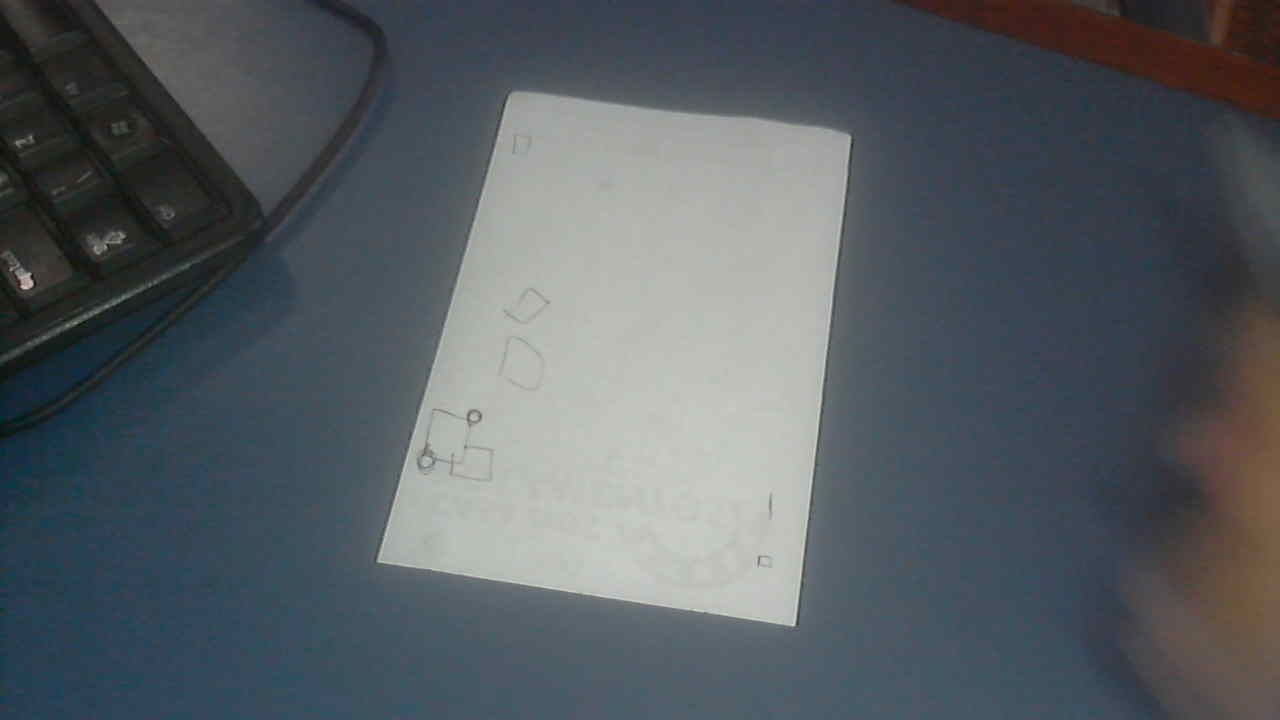
#> input picture captures/batches/batch_01/training/session_20261029_151126_089557/frame_00000374.jpg, 1280 x 720 px
$ python -i propose_semantic_masks.py   (imports and definitions only)
#> lines starting #> are read from the running program, lines starting #| are printed output that depends on the picture; after the words box and inside, x2 and y2 are one past the last pixel; in counts of white or black regions, pixels touching at a corner belong together
#> further down, picture is the input picture: shape (720, 1280, 3); mean B, G, R 98.4, 93.2, 86.7
#!/usr/bin/env python3
"""Create conservative, explicitly unverified semantic-mask proposals.

The default run selects a deterministic 20-frame pilot. Pass --all-selected
for every keep_productive frame. Outputs are unverified pseudo-labels, never
ground truth. Pixels that cannot be assigned conservatively are 255 (unknown),
not background; all-unknown frames remain in the manifest as non-contributory.
"""

from __future__ import annotations

import argparse
import csv
import hashlib
from collections import Counter
from pathlib import Path

import cv2
import numpy as np

ROOT = Path(__file__).resolve().parents[1]
DEFAULT_INPUT = ROOT / "captures/triage/classified_all_candidates.csv"
DEFAULT_OUTPUT = ROOT / "captures/triage/mask_proposals/pilot"
CLASSES = {0: "background", 1: "paper", 2: "hand", 3: "ink", 255: "unknown"}
TAG_COVERAGE = ("user_added_ink", "hand_on_paper", "printed_text", "occlusion", "blur_or_bad_quality")
PALETTE = {
    0: (25, 25, 25),
    1: (190, 190, 190),
    2: (40, 80, 230),
    3: (220, 100, 30),
    255: (200, 0, 210),
}


# [113 lines left out: functions read_rows, choose_pilot, _paper_polygon, not called in this run]


def _skin_masks(frame: np.ndarray) -> tuple[np.ndarray, np.ndarray, np.ndarray]:
    """Produce hand core, uncertain boundary, and broad skin-suppression mask."""
    ycrcb = cv2.cvtColor(frame, cv2.COLOR_BGR2YCrCb)
#> ycrcb: shape (720, 1280, 3); mean of channels 0, 1, 2 91.8, 124.3, 131.6
    y, cr, cb = cv2.split(ycrcb)
    hsv = cv2.cvtColor(frame, cv2.COLOR_BGR2HSV)
#> hsv: shape (720, 1280, 3); mean H, S, V 80.4, 54, 101.7
    hue, sat = hsv[:, :, 0], hsv[:, :, 1]
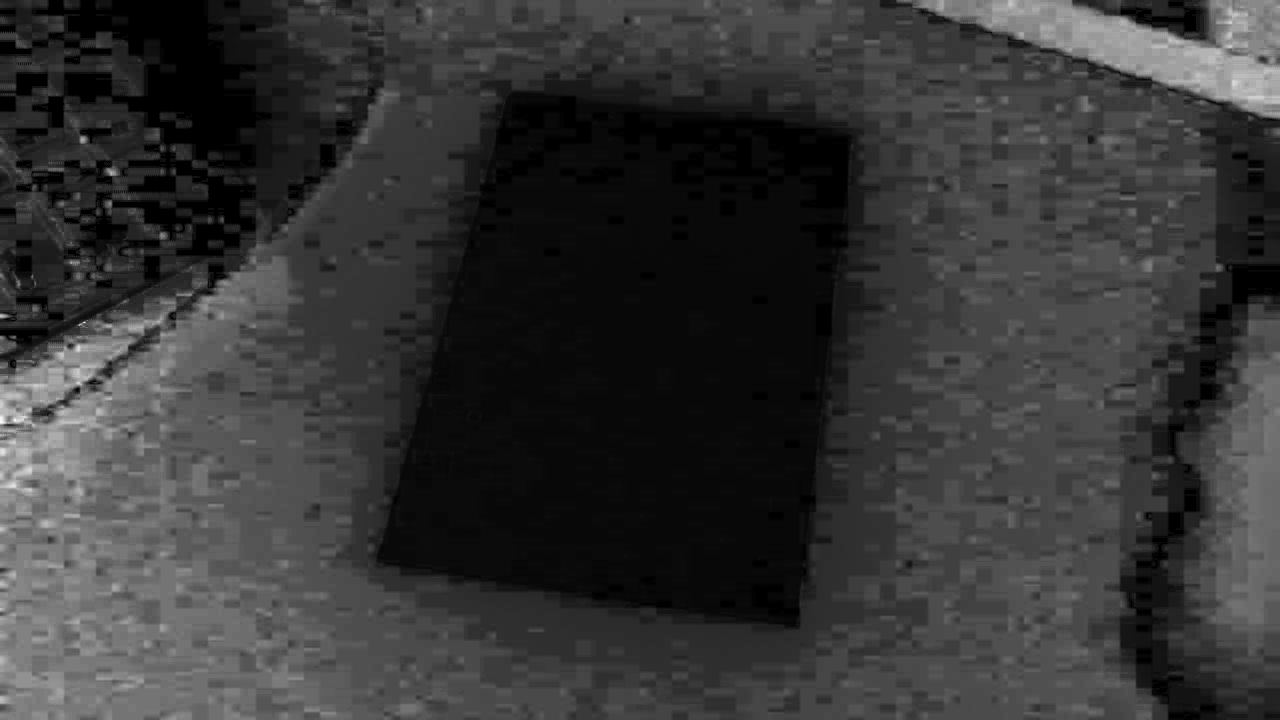
#> sat: shape (720, 1280); min 0, max 255, mean 54
    skin_hue = (hue <= 25) | (hue >= 170)
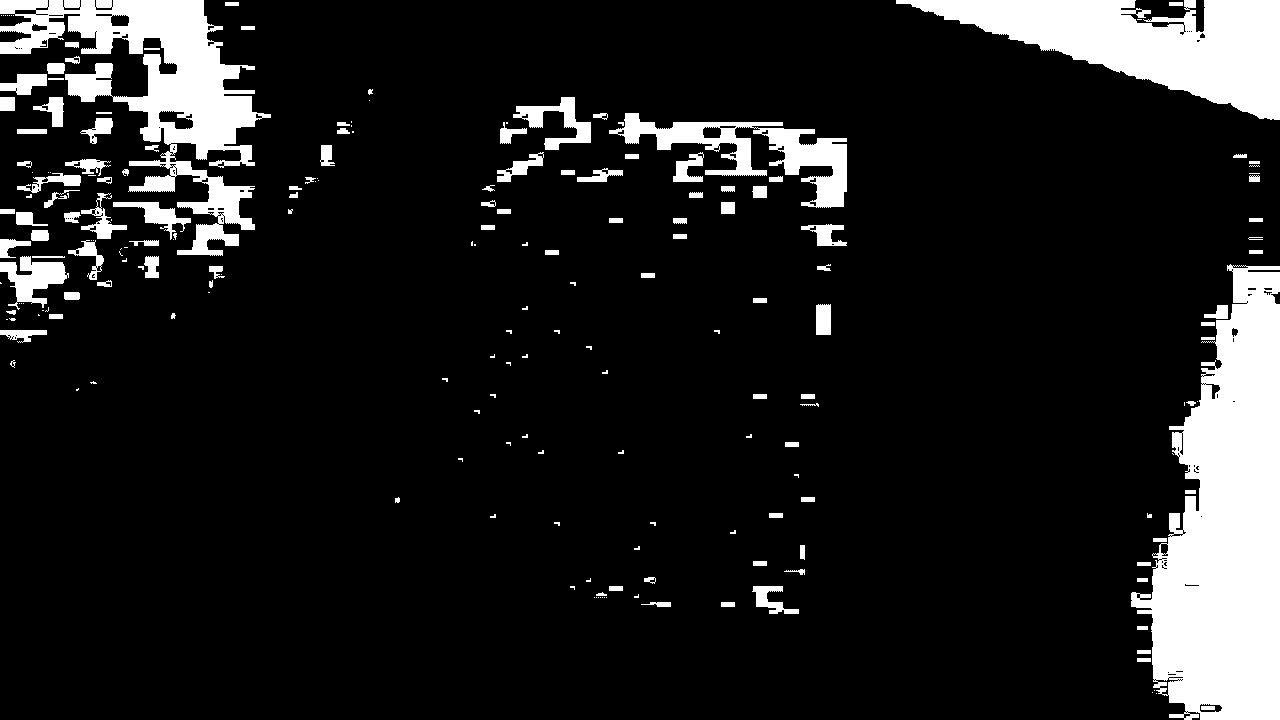
#> skin_hue: shape (720, 1280) bool; 12.4% white; 207 white regions (93 under 20 px), largest, box (x1, y1, x2, y2) and area: (1131, 264, 1280, 720) 43345, (0, 0, 271, 256) 22778, (896, 0, 1280, 120) 22466
    core_candidate = (
        (y >= 45) & (cr >= 133) & (cr <= 180) & (cb >= 75) & (cb <= 138)
        & (sat >= 25) & skin_hue
    ).astype(np.uint8) * 255
#> core_candidate: shape (720, 1280); 3.8% white; 33 white regions (23 under 20 px), largest, box (x1, y1, x2, y2) and area: (1152, 296, 1280, 720) 33400, (1198, 0, 1235, 48) 1057, (1048, 0, 1112, 20) 290
    # Broaden the skin range for polygon suppression. These pixels are not
    # automatically classed as hand; only their eroded core is class 2.
    likely_skin = (
        (y >= 35) & (cr >= 128) & (cr <= 185) & (cb >= 68) & (cb <= 138)
        & (sat >= 30) & skin_hue
    ).astype(np.uint8) * 255
#> likely_skin: shape (720, 1280); 6.5% white; 67 white regions (41 under 20 px), largest, box (x1, y1, x2, y2) and area: (1152, 296, 1280, 720) 35568, (896, 0, 1280, 120) 19389, (0, 262, 65, 296) 1031
    kernel = cv2.getStructuringElement(cv2.MORPH_ELLIPSE, (5, 5))
    core_candidate = cv2.morphologyEx(core_candidate, cv2.MORPH_OPEN, np.ones((3, 3), np.uint8))
#> core_candidate: shape (720, 1280); 3.8% white; 14 white regions (1 under 20 px), largest, box (x1, y1, x2, y2) and area: (1152, 296, 1280, 720) 33242, (1200, 0, 1235, 48) 1026, (17, 278, 32, 288) 124
    likely_skin = cv2.morphologyEx(likely_skin, cv2.MORPH_CLOSE, kernel)
#> likely_skin: shape (720, 1280); 6.6% white; 55 white regions (34 under 20 px), largest, box (x1, y1, x2, y2) and area: (1152, 296, 1280, 720) 35930, (896, 0, 1280, 120) 20123, (0, 262, 65, 296) 1140
    count, labels, stats, _ = cv2.connectedComponentsWithStats(likely_skin, 8)
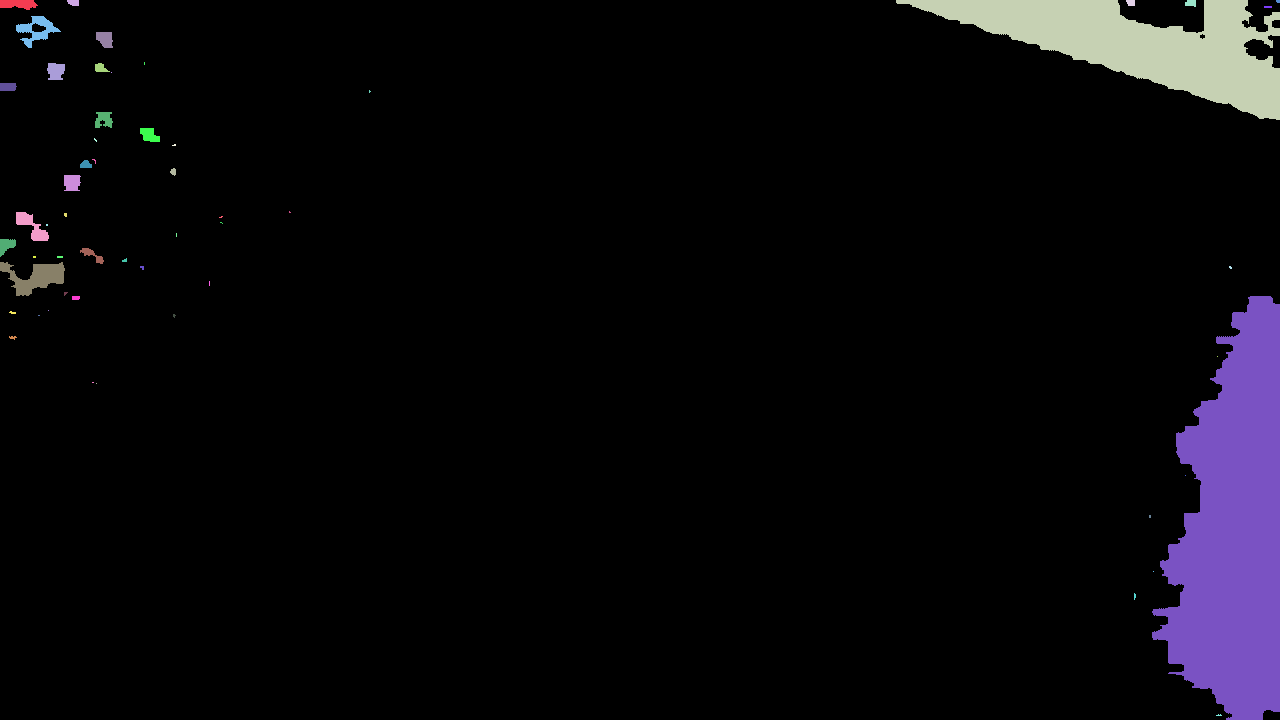
#> labels: shape (720, 1280) int32; 56 distinct labels, from 0 to 55; one colour per label, 0 black
#> count = 56; stats = 56 rows, first 6: [0, 0, 1280, 720, 860907], [0, 0, 38, 10, 287], [67, 0, 12, 6, 62], [896, 0, 384, 120, 20123], [1126, 0, 9, 6, 48], [1185, 0, 11, 7, 64]
    min_area = max(80, int(frame.shape[0] * frame.shape[1] * 0.00015))
#> min_area = 138
    kept_skin = np.zeros_like(likely_skin)
    for label in range(1, count):
        if int(stats[label, cv2.CC_STAT_AREA]) >= min_area:
            kept_skin[labels == label] = 255
    strict_core = cv2.bitwise_and(core_candidate, kept_skin)
#> strict_core: shape (720, 1280); 3.8% white; 13 white regions (1 under 20 px), largest, box (x1, y1, x2, y2) and area: (1152, 296, 1280, 720) 33216, (1200, 0, 1235, 48) 1026, (1048, 0, 1073, 6) 117
    strict_core = cv2.morphologyEx(strict_core, cv2.MORPH_CLOSE, kernel)
#> strict_core: shape (720, 1280); 3.8% white; 8 white regions (1 under 20 px), largest, box (x1, y1, x2, y2) and area: (1152, 296, 1280, 720) 33432, (1176, 0, 1235, 48) 1127, (1048, 0, 1112, 20) 284
    core = cv2.erode(strict_core, np.ones((5, 5), np.uint8), iterations=1)
#> core: shape (720, 1280); 3.5% white; 8 white regions (3 under 20 px), largest, box (x1, y1, x2, y2) and area: (1155, 306, 1280, 720) 31651, (1208, 0, 1233, 46) 741, (1050, 0, 1071, 4) 53, (21, 282, 30, 285) 27, (1106, 0, 1112, 6) 25
    likely = kept_skin > 0
    edge = likely & (core == 0)
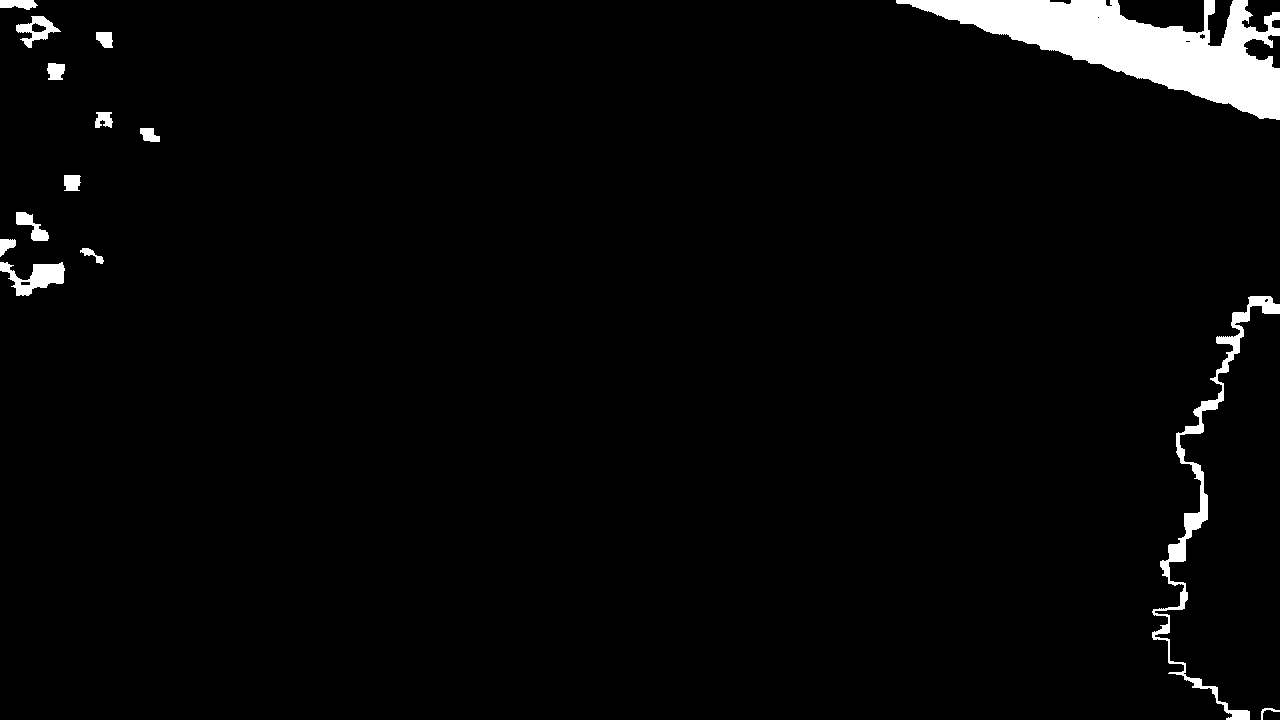
#> edge: shape (720, 1280) bool; 3% white; 14 white regions, largest, box (x1, y1, x2, y2) and area: (896, 0, 1280, 120) 19299, (1152, 296, 1280, 720) 4210, (0, 262, 65, 296) 1113
    return core > 0, edge, likely


# [235 lines left out: functions propose_mask, image_sha256, save_overlay, main, not called in this run]


# [2 lines not run here, left out]

>>> import cv2
>>> picture = cv2.imread('../captures/batches/batch_01/training/session_20261029_151126_089557/frame_00000374.jpg')
>>> result = _skin_masks(picture)
